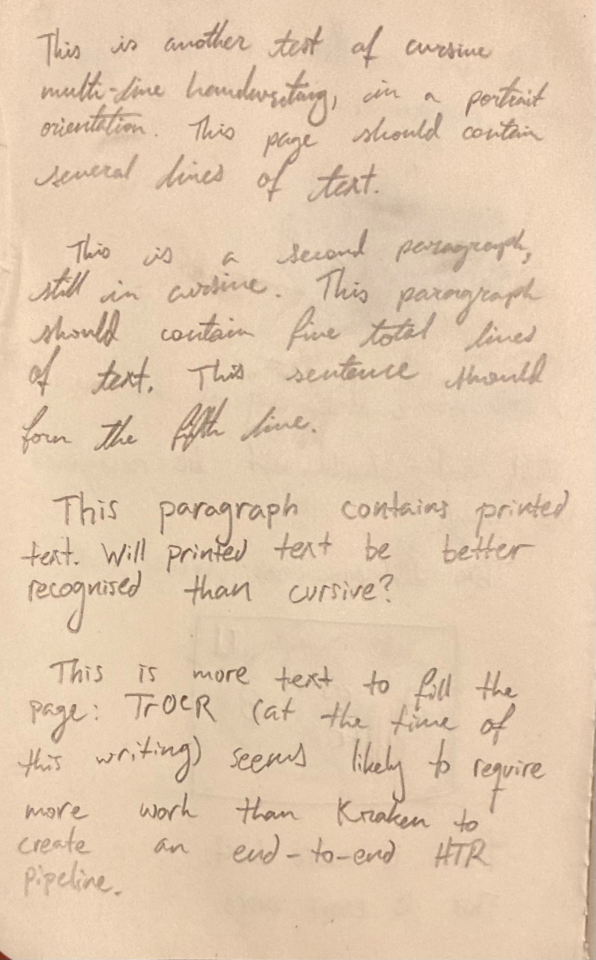
#> input picture custom-samples/multi-line/text-lines-8.jpeg, 1191 x 1920 px (shown at 1/2 size)
$ jupyter execute --allow-errors example.ipynb
#> lines starting #> are read from the running program, lines starting #| are printed output that depends on the picture
### pipeline/utils/segment_image.py
from PIL import Image, ImageDraw
import PIL
import PIL.ImageDraw
from kraken import blla

# NOTE: Requires Python 3.11.


def mask_image_with_polygon(image: Image.Image, polygon: list[tuple]):
	mask = Image.new('1', image.size, 0) # Black/white image
	draw = ImageDraw.Draw(mask)
	draw.polygon(polygon, fill = 1)
	background = Image.new('RGB', image.size, color=(255, 255, 255))
	# Adds a clipped version of the original image to the background:
	background.paste(image, mask=mask)
	return background

def crop_image_to_polygon(image: Image.Image, polygon: list[tuple]):
	polygon_bbox_top_x = min(point[0] for point in polygon)
	polygon_bbox_top_y = min(point[1] for point in polygon)
	polygon_bbox_bottom_x = max(point[0] for point in polygon)
	polygon_bbox_bottom_y = max(point[1] for point in polygon)

	clipped = mask_image_with_polygon(image, polygon)
	return clipped.crop(
		(polygon_bbox_top_x, polygon_bbox_top_y, polygon_bbox_bottom_x, polygon_bbox_bottom_y)
	)

def segment_image(image: Image.Image)->list[Image.Image]:
	""" Divides an input [image] into cropped lines of text.
	"""
	# [12 lines left out: function process_boundary, not called in this run]
	boundaries = [ process_boundary(line.boundary) for line in blla.segment(image).lines ]
	return [
		crop_image_to_polygon(image, boundary) for boundary in boundaries
	]


# [16 lines left out: function combine_neighboring_lines, not called in this run]

### pipeline/utils/TextRecognizer.py
from PIL import Image
from transformers import VisionEncoderDecoderModel, TrOCRProcessor
import torch
from pathlib import Path
from utils.segment_image import segment_image
from spellchecker import SpellChecker
import re

SPACES_EXP = re.compile(r'\s+')

class TextRecognizer:
	def __init__(self):
		processor = TrOCRProcessor.from_pretrained('microsoft/trocr-small-handwritten')
		model = VisionEncoderDecoderModel.from_pretrained('personalizedrefrigerator/trocr-small-fr')

		model.config.decoder_start_token_id = processor.tokenizer.cls_token_id
		model.config.pad_token_id = processor.tokenizer.pad_token_id
		model.config.vocab_size = model.config.decoder.vocab_size

		# For now, take beam search parameters from the tutorial
		model.generation_config.eos_token_id = processor.tokenizer.sep_token_id
		model.generation_config.max_length = 64
		model.generation_config.early_stopping = True
		model.generation_config.no_repeat_ngram_size = 3
		model.generation_config.length_penalty = 2.0
		model.generation_config.num_beams = 2

		self.model = model
		self.processor = processor
		self.spellcheck = SpellChecker(language='fr')

	# [27 lines left out: functions fix_spelling, recognize_lines, not called in this run]

	def recognize_page(self, page: Image.Image)->list[str]:
		return '\n'.join(self.recognize_lines(segment_image(page)))

### pipeline/example.ipynb
# Example

This notebook shows the output of functions defined in `utils/`.

This notebook can be run in a Python virtual environment. To create such an environment, run
```bash
bash$ cd path/to/contianing/folder
bash$ python3.11 -m venv ./venv
```

To enable the environment,
```bash
bash$ source venv/bin/activate
```

Next, install the required dependencies:
```bash
bash$ python -m pip install -r ./requirements.txt
```

Finally, this notebook can be opened and run in JupyterLab or Visual Studio Code.

# `utils/segment_image`

[cell 1]
from utils.segment_image import crop_image_to_polygon, segment_image
from PIL import Image

# Visual test: Cropping an image to a polygon
test_image = Image.new('RGB', (100, 100), color=(100, 0, 50))
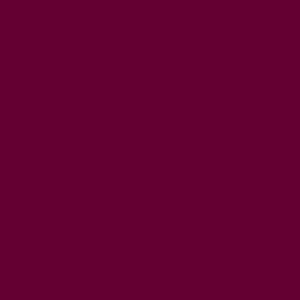
#> test_image: PIL image 100x100 RGB (shown 3 times larger); mean R, G, B 100, 0, 50
crop_image_to_polygon(test_image, [(15, 15), (30, 16), (60, 12), (90, 34), (50, 88), (16, 90)])
#> in mask_image_with_polygon, `mask = Image.new('1', image.size, 0)`: mask: PIL image 100x100 1; every value is 0
#> in mask_image_with_polygon, `background = Image.new('RGB', image.size, color=(255, 255, 255))`: background: PIL image 100x100 RGB; every value is 255
#> in mask_image_with_polygon, `background.paste(image, mask=mask)`:
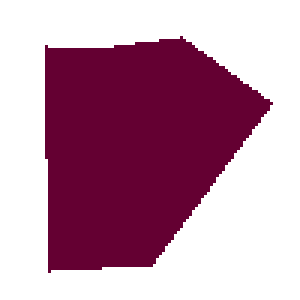
#> background: PIL image 100x100 RGB (shown 3 times larger); mean R, G, B 189, 146.5, 167.8
#> in crop_image_to_polygon, `return clipped.crop( (polygon_bbox_top_x, polygon_bbox_top_y, polygon_..`:
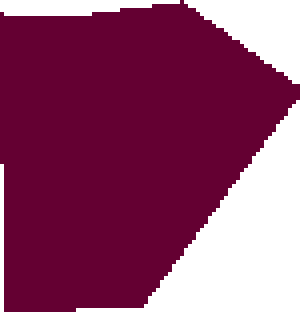
#> returned value: PIL image 75x78 RGB (shown 4 times larger); mean R, G, B 142.3, 69.6, 106

[cell 2]
test_image = Image.open('../custom-samples/multi-line/text-lines-8.jpeg')
#> test_image is the input picture: PIL image 1191x1920 RGB; mean R, G, B 225.8, 201.2, 174.8
test_image = test_image.convert('L').convert('RGB') # Convert to grayscale
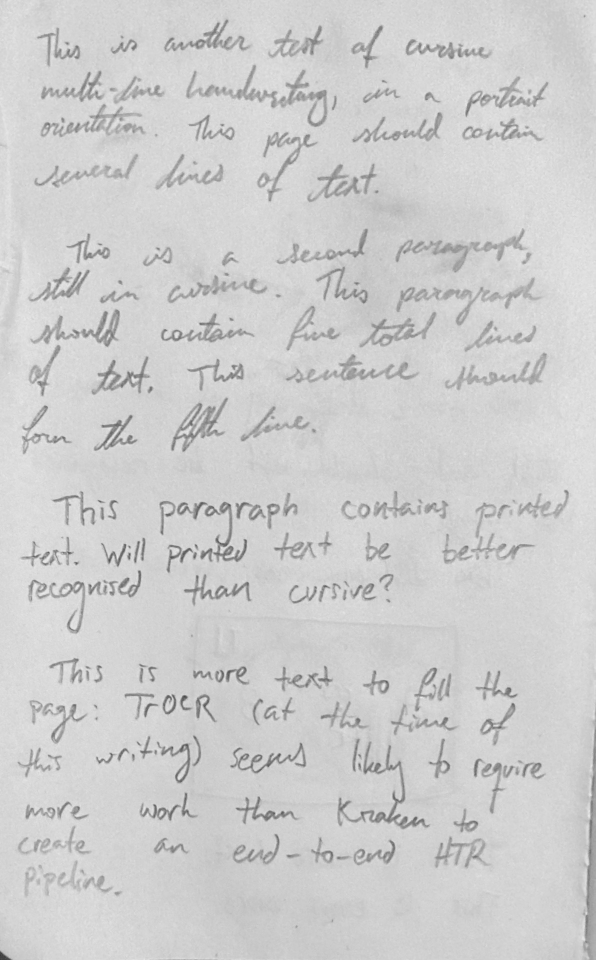
#> test_image: PIL image 1191x1920 RGB (shown at 1/2 size); min 51, max 239, mean 205.6
test_image

$ run again, with custom-samples/multi-line/text-lines-2.jpeg copied over custom-samples/multi-line/text-lines-8.jpeg
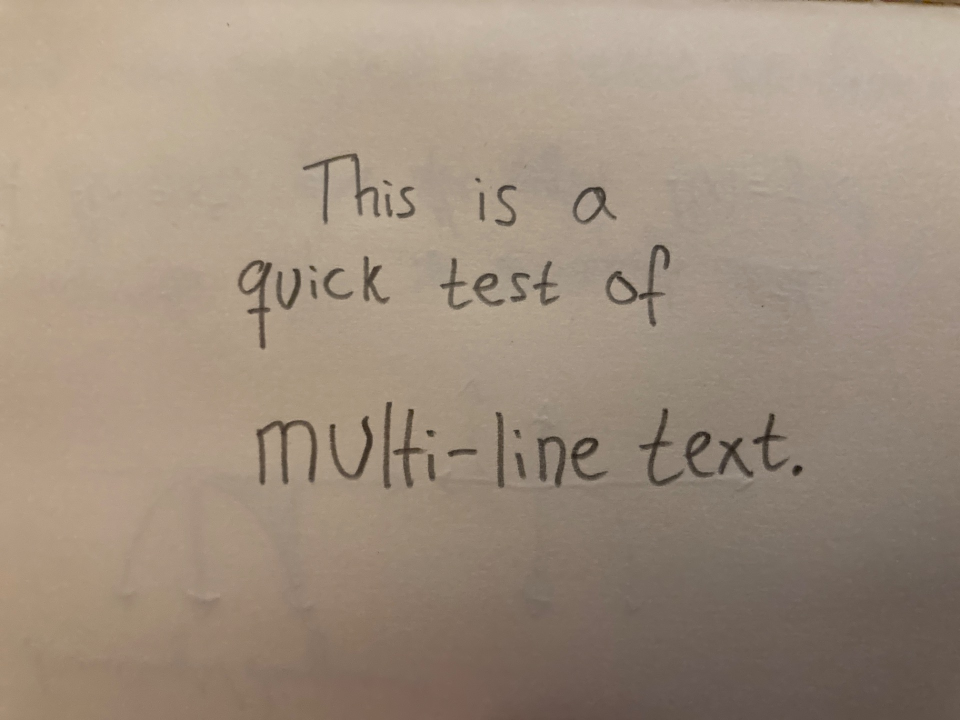
#> input picture custom-samples/multi-line/text-lines-2.jpeg, 1920 x 1440 px (shown at 1/2 size)
#> mask: PIL image 100x100 1; every value is 0
#> test_image is the input picture: PIL image 1920x1440 RGB; mean R, G, B 158.7, 142.4, 125.9
#> `test_image = test_image.convert('L').convert('RGB')`:
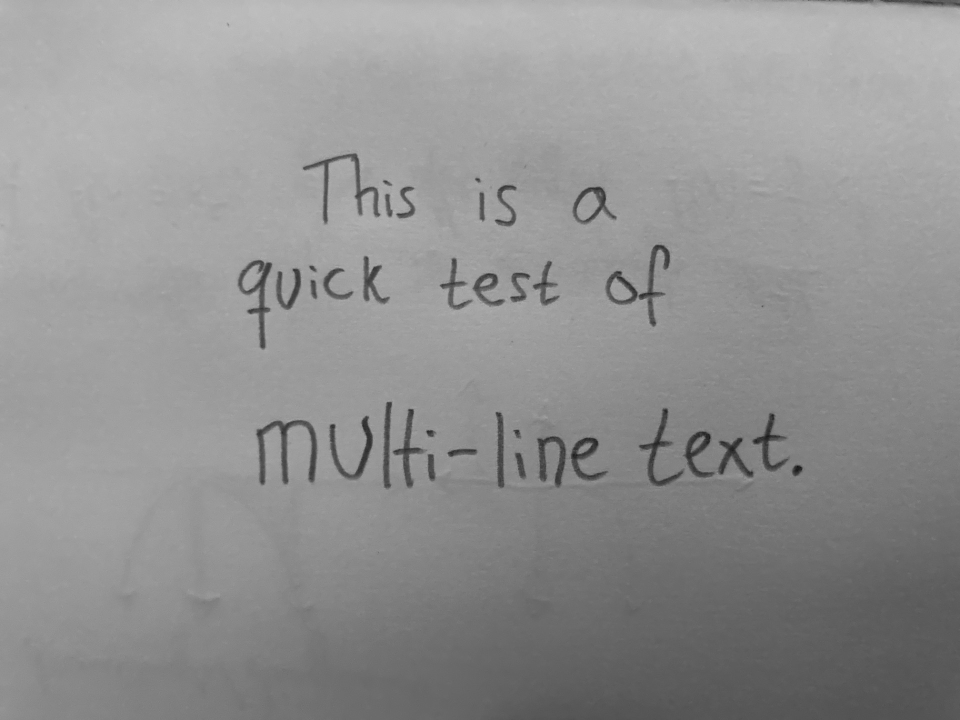
#> test_image: PIL image 1920x1440 RGB (shown at 1/2 size); min 14, max 195, mean 145.4

$ run again, with custom-samples/multi-line/text-lines-3.jpeg copied over custom-samples/multi-line/text-lines-8.jpeg
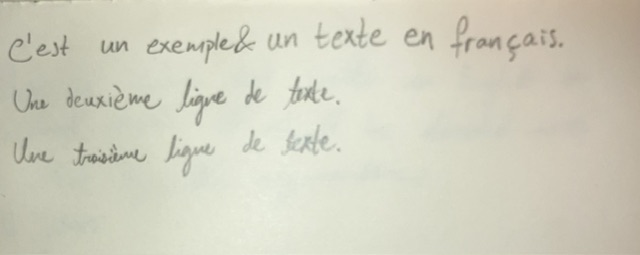
#> input picture custom-samples/multi-line/text-lines-3.jpeg, 640 x 255 px
#> mask: PIL image 100x100 1; every value is 0
#> test_image is the input picture: PIL image 640x255 RGB; mean R, G, B 209.2, 208, 191.3
#> `test_image = test_image.convert('L').convert('RGB')`:
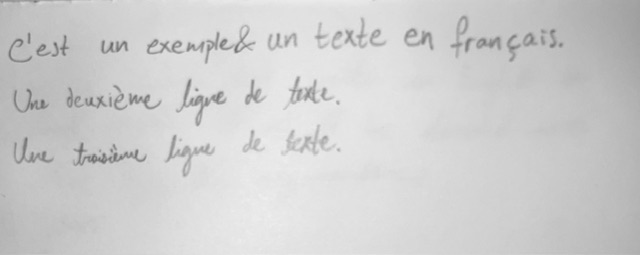
#> test_image: PIL image 640x255 RGB; min 100, max 239, mean 206.4
